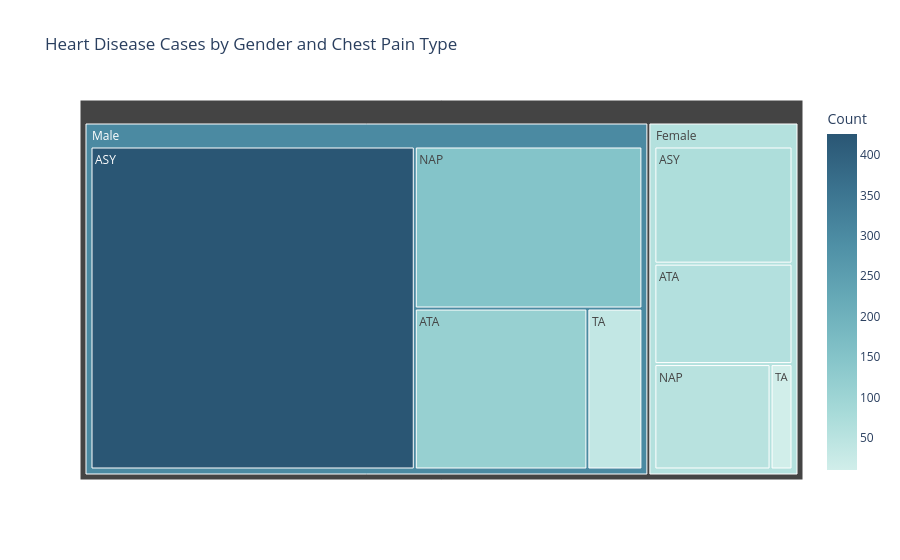

The notebook cell saved with this chart:
### Code cell
import plotly.express as px
import pandas as pd


df = pd.read_csv('heart.csv')
df['HeartDisease'] = df['HeartDisease'].map({0: 'No', 1: 'Yes'})
df['Sex'] = df['Sex'].map({'M': 'Male', 'F': 'Female'})


grouped = df.groupby(['Sex', 'ChestPainType']).size().reset_index(name='Count')


fig = px.treemap(grouped, path=['Sex', 'ChestPainType'], values='Count',
                 title='Heart Disease Cases by Gender and Chest Pain Type',
                 color='Count', color_continuous_scale='Teal')

fig.show()

### Figure 1 — Plotly figure (JSON) as saved in the notebook; plotly's stock layout.template omitted (floating-point values rounded to 4 significant figures)
{"data": [{"branchvalues": "total", "customdata": [[70], [426], [60], [113], [53], [150], [10], [36], [59.11], [300.7]], "domain": {"x": [0, 1], "y": [0, 1]}, "hovertemplate": "labels=%{label}<br>Count_sum=%{value}<br>parent=%{parent}<br>id=%{id}<br>Count=%{color}<extra></extra>", "ids": ["Female/ASY", "Male/ASY", "Female/ATA", "Male/ATA", "Female/NAP", "Male/NAP", "Female/TA", "Male/TA", "Female", "Male"], "labels": ["ASY", "ASY", "ATA", "ATA", "NAP", "NAP", "TA", "TA", "Female", "Male"], "marker": {"coloraxis": "coloraxis", "colors": [70, 426, 60, 113, 53, 150, 10, 36, 59.11, 300.7]}, "name": "", "parents": ["Female", "Male", "Female", "Male", "Female", "Male", "Female", "Male", "", ""], "type": "treemap", "values": [70, 426, 60, 113, 53, 150, 10, 36, 193, 725]}], "layout": {"coloraxis": {"colorbar": {"title": {"text": "Count"}}, "colorscale": [[0, "rgb(209, 238, 234)"], [0.1667, "rgb(168, 219, 217)"], [0.3333, "rgb(133, 196, 201)"], [0.5, "rgb(104, 171, 184)"], [0.6667, "rgb(79, 144, 166)"], [0.8333, "rgb(59, 115, 143)"], [1, "rgb(42, 86, 116)"]]}, "legend": {"tracegroupgap": 0}, "title": {"text": "Heart Disease Cases by Gender and Chest Pain Type"}}}
